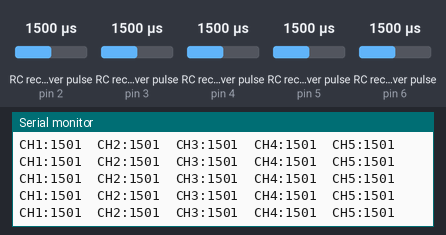
This sketch was run on a simulated Arduino Uno, built with avr-gcc and run on an emulated ATmega328P. Shown: the last lines printed to the serial monitor. Wiring (inferred from the names in the program): 5 × RC receiver channel: data pin 2 / data pin 3 / data pin 4 / data pin 5 / data pin 6. The inputs (shaded band) are chosen by the test bench; at power-on: RC receiver pulse (sensors on pin 2, pin 3, pin 4, pin 5, pin 6) 1500 µs.

Above: at 1.2 s.
1.3 s: RC receiver pulse (sensor on pin 2) set to 1020 µs
At 1.45 s:
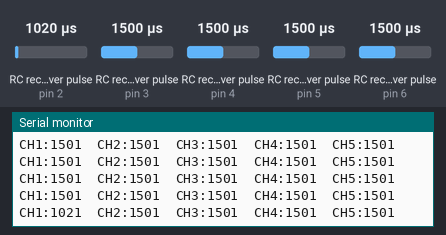
2.8 s: RC receiver pulse (sensor on pin 3) set to 1020 µs
At 2.81 s:
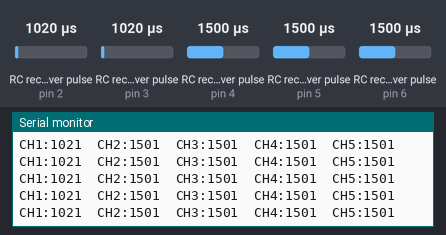
4.3 s: RC receiver pulse (sensor on pin 4) set to 1020 µs
At 4.33 s:
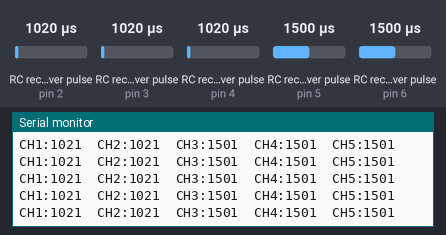
5.8 s: RC receiver pulse (sensor on pin 5) set to 1020 µs
At 5.85 s:
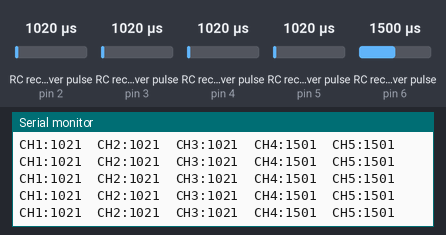
7.3 s: RC receiver pulse (sensor on pin 6) set to 1020 µs
At 7.37 s:
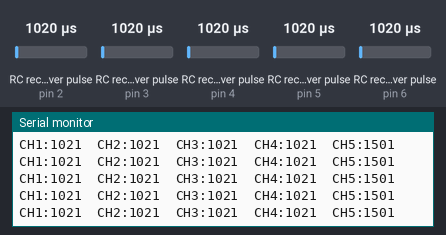
8.8 s: RC receiver pulse (sensor on pin 2) set to 1250 µs
At 8.81 s:
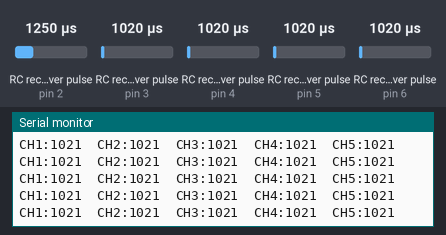
Timing chart, 0 to 11.3 s (numbered marks = the images above; inputs shaded):
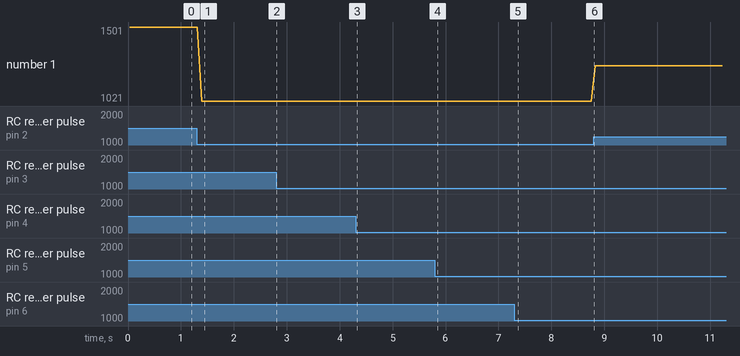

Measured:
- after the input at 1.3 s, the serial monitor: prints a new line after 0.09 s (image 1)
- plotted number 1: 1501 → 1021 after the input at 1.3 s, 1021 → 1251 after the input at 8.8 s

The sketch:

RC_PWM.ino
```cpp
unsigned long int CH1_VAL = 0;
unsigned long int CH2_VAL = 0;
unsigned long int CH3_VAL = 0;
unsigned long int CH4_VAL = 0;
unsigned long int CH5_VAL = 0;
#define CH1 2
#define CH2 3
#define CH3 4
#define CH4 5
#define CH5 6 //数字引脚
void setup() {
    Serial.begin(115200);
}

void loop() {
  CH1_VAL = pulseIn(CH1,HIGH);
  CH2_VAL = pulseIn(CH2,HIGH);
  CH3_VAL = pulseIn(CH3,HIGH);
  CH4_VAL = pulseIn(CH4,HIGH);
  CH5_VAL = pulseIn(CH5,HIGH);  //获取脉冲时间
  Serial.print("CH1:");
  Serial.print(CH1_VAL);
  Serial.print("  CH2:");
  Serial.print(CH2_VAL);
  Serial.print("  CH3:");
  Serial.print(CH3_VAL);
  Serial.print("  CH4:");
  Serial.print(CH4_VAL);
  Serial.print("  CH5:");
  Serial.print(CH5_VAL);
  Serial.println(""); //输出脉冲间隔值
  delay(50);
}
```
